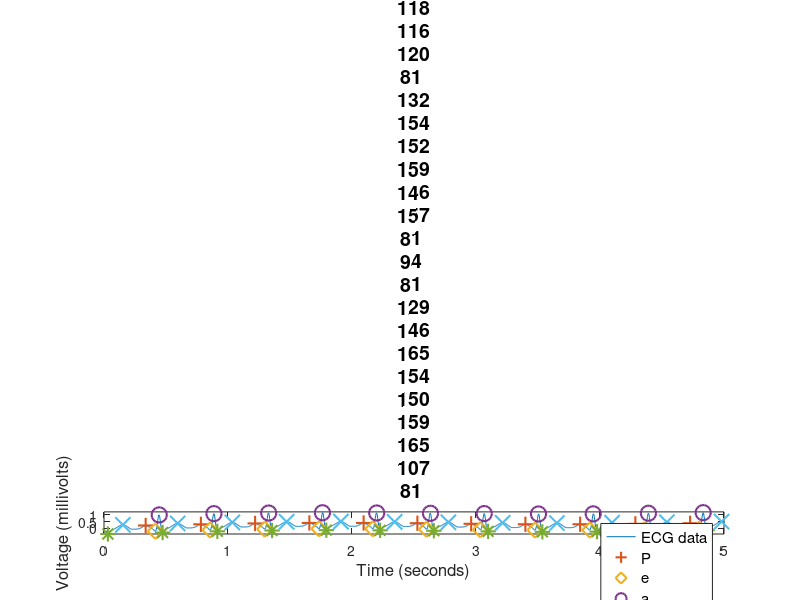

Write MATLAB code to recreate this figure. (Note: this script raises an error after producing the figure.)
%% This script analyzes the ecg graph from 3 patients identifying potential problems.
% MATLAB final project - Benjamin Smieja
% December 3, 2019

clear; clc; close all;

for patientNum = 1:3
    
    %Loads apporpriate ecg data for patient 1-3
    switch patientNum
        case 1
            load ecg1.mat;
        case 2
            load ecg2.mat;
        case 3
            load ecg3.mat;
    end
    
    %Plots patient ECG and adds labels
    figure();
    plot(time, ecg);
    legend("ECG data", 'fontSize', 11);
    title("ECG Signal - Patient: "+num2str(patientNum),'fontSize', 14);
    xlabel("Time (seconds)",'fontSize', 12);
    ylabel('Voltage (millivolts)', 'fontSize', 12);
    ylim([-0.4,1.2]);
    xlim([0,5]);
    
    % Creates a cell array containing 5 arrays with indicies of each peak
    for i = 1:5
        indexPeak(i) = {find(marker==i)};
    end
    
    %Adds the peak markers to the ECG graph
    markerAtributes= ["+", "d", "o", "*", "x";
        "Peak P","Peak Q","Peak R","Peak S","Peak T"];
    hold on;
    for i = 1:5
        plot(time(indexPeak{i}),ecg(indexPeak{i}),markerAtributes(1,i),'MarkerSize', 11 ,'DisplayName', markerAtributes(2,i),'lineWidth', 1.5);
    end
    
    %% P wave Analysis (Heart rate and variation)
    
    %calculates period, and then uses it to find heart rate (frequency)
    period = diff(time(indexPeak{1}));
    avg_HeartRate = 60 / (sum(period) / length(period));
    heartRate = 60./period;
    
    %Compares heart rate to regular interval and creates diagnosis 
    if avg_HeartRate < 60
        Diag_HeartRate="Sinus Bradycardia";
    elseif 60 <= avg_HeartRate && avg_HeartRate <= 100
        Diag_HeartRate = "Normal Rate";
    else
        Diag_HeartRate = "Sinus Tachycardia";
    end
    
    %Finds max variation in heart rate
    MaxVarInHeartRate = 0;
    for i= 2: length(heartRate)
        possibleMax = abs(1 - (heartRate(i)/heartRate(i-1)));
        if possibleMax > MaxVarInHeartRate
            MaxVarInHeartRate = possibleMax;
        end
    end
    
    %Compares heart rate to acceptable range and creates diagnosis
    Diag_Variation = " Less than 10% - Normal";
    if MaxVarInHeartRate > 1.1
        Diag_Variation = "Greater than 10% - Sinus Arrythmia";
    end
    
    %% Finds and analyzes PR interval (0.12 - 0.20 s)
    PR_Intervals = findInterval(indexPeak{1}, indexPeak{3}, time);
    avg_PR_Int = sum(PR_Intervals) / length(PR_Intervals);
    Diag_PR_Int = "PR interval normal";
    
    %Compares PR interval to normal and creates diagnosis
    if avg_PR_Int>0.20
        Diag_PR_Int = "Long, consider first degree heart block and trifascular block ";
    elseif avg_PR_Int<0.12
        Diag_PR_Int = "Short, consider Wolff-Parkinson-White syndrom or Lown-Ganong-Levine syndrome ";
    end
    
    %% Finds and analyzes QRS interval (<0.12s)
    
    %finds each QRS interval and then calculates the average
    QRS_Intervals = findInterval(indexPeak{2}, indexPeak{4}, time);
    avg_QRS_Int = sum(QRS_Intervals)/length(QRS_Intervals);
    
    %Compares QRS duration to normal and creates diagnosis
    Diag_QRS_Int = "Normal QRS duration";
    if avg_QRS_Int > 0.12
        Diag_QRS_Int = "Long, consider right or left bundle branch block, hyperkalaemia";
    end
    
    %% QT Intervals
    % QT interval should be measure from the START of Q wave to END of T wave
    % however for rough calculation the points can be shifted to the the peak
    % of the P wave and peak of T wave.
    QT_Intervals = findInterval(indexPeak{1}, indexPeak{5}, time);
    QT_Intervals_Corrected = QT_Intervals./sqrt(period);
    avg_QTC = sum(QT_Intervals_Corrected) / length(QT_Intervals_Corrected);
    
    %Compares QTC interval to normal and creates diagnosis
    Diag_QTC_Int = "Normal QTC interval";
    if(avg_QTC>0.48)
    Diag_QTC_Int = "High, consider myocardial infraction, subarachnoid haemorrhage";
    end
    
    %% Informs user of possible heart conditions
    disp(" - - - - - - - - - - - - ECG REPORT - - - - - - - - - - - - ")
    disp("Patient: " + patientNum)
    disp("Heart rate: " + round(avg_HeartRate) + "bpm - " + Diag_HeartRate )
    disp("Variation in heart rate: "+ Diag_Variation)
    disp("PR Interval: " + round(avg_PR_Int,2) + "s - " + Diag_PR_Int)
    disp("QRS Interval: " + round(avg_QRS_Int,2)+ "s - " + Diag_QRS_Int)
    disp("QT Interval: "+ round(avg_QTC,2) + "s - " + Diag_QTC_Int)
    disp(" - - - - - - - - - - - END OF REPORT  - - - - - - - - - - - ")
    
    %Resets for the next ECG analysis
    hold off;
    if(patientNum<3)
    clear;
    disp(" ")
    end
    
end

%% Funtion returns array with interval between peaks every heart beat
function f = findInterval(first, second, time)
start = 1;
last = 0;
%checks if the second comes before the first at the start
if first(1)>second(1)
    start = 2;
end

%checks if the first peak appears at the end of the data without the second
%peak after
if first(end)>second(end)
    last = 1;
end
%returns array with interval between each set of peaks.
f = time(second(start:end)) - time(first(1:end-last));
end
